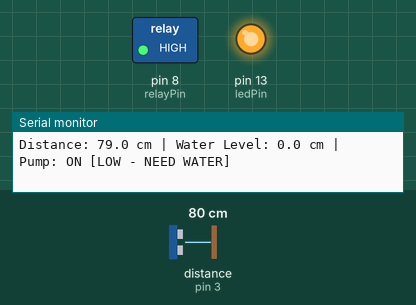
Bench run of a sketch on a simulated Arduino Uno, built with avr-gcc and run on an emulated ATmega328P. Shown: switched loads named in the sketch (green lamp = pin HIGH), output pins drawn as LEDs (lit = HIGH), the last lines printed to the serial monitor. Wiring (inferred from the names in the program): ultrasonic range finder: trigger pin 2; echo pin 3. Inputs (shaded band) come from the test bench; at power-on: distance to the obstacle (sensor on pin 3) 80 cm. The echo pulse lasts 58.3 µs per cm; pins used as bus, display or sensor lines are not drawn.

Above: at 1.2 s.
1.3 s: distance to the obstacle (sensor on pin 3) set to 7 cm
3.5 s: distance to the obstacle (sensor on pin 3) set to 4 cm
At 4.8 s:
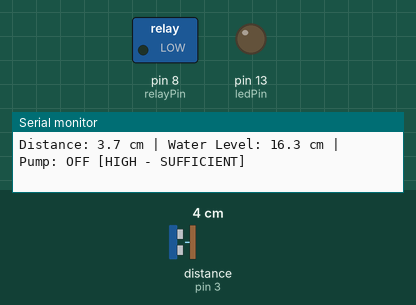
5.1 s: distance to the obstacle (sensor on pin 3) set to 13 cm
7.1 s: distance to the obstacle (sensor on pin 3) set to 17 cm
At 8.1 s:
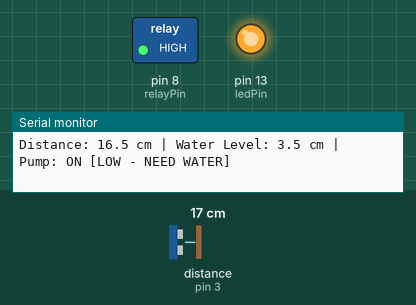
8.6 s: distance to the obstacle (sensor on pin 3) set to 2 cm
At 9.8 s:
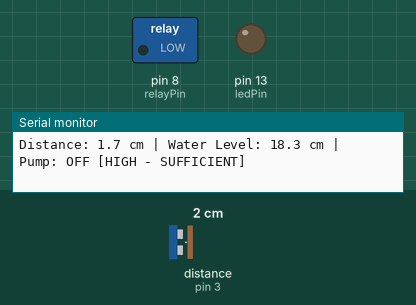
Timing chart, 0 to 11.2 s (numbered marks = the images above; inputs shaded):
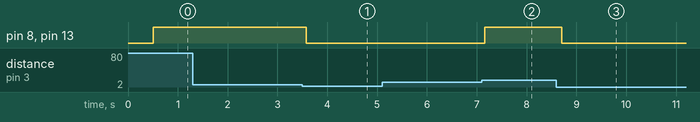

The sketch:

water_pump_control.ino
```cpp
// Automatic Water Pumping System
// ME-41032 - Group 8 Project
// Ultrasonic sensor controls water pump based on tank levels

// Pin definitions
const int trigPin = 2;     // Ultrasonic sensor trigger pin
const int echoPin = 3;     // Ultrasonic sensor echo pin
const int relayPin = 8;    // Relay control pin for pump
const int ledPin = 13;     // Built-in LED for status

// System parameters
const float tankHeight = 20.0;  // Small demo tank height in cm
const float lowerThreshold = 6.0;  // Turn pump ON when water level below this
const float upperThreshold = 15.0; // Turn pump OFF when water level above this
const float maxDistance = 400.0;   // Maximum sensor range in cm

// Variables
float distance;
float waterLevel;
bool pumpStatus = false;
unsigned long lastReading = 0;
const unsigned long readingInterval = 500; // Read sensor every 0.5 seconds

void setup() {
  // Initialize serial communication
  Serial.begin(9600);

  // Configure pins
  pinMode(trigPin, OUTPUT);
  pinMode(echoPin, INPUT);
  pinMode(relayPin, OUTPUT);
  pinMode(ledPin, OUTPUT);

  // Initial state - pump OFF
  digitalWrite(relayPin, LOW);
  digitalWrite(ledPin, LOW);

  Serial.println("Automatic Water Pumping System Started");
  Serial.println("Tank Height: " + String(tankHeight) + " cm");
  Serial.println("Lower Threshold: " + String(lowerThreshold) + " cm");
  Serial.println("Upper Threshold: " + String(upperThreshold) + " cm");
  Serial.println("-----------------------------------");
}

void loop() {
  // Check if it's time for a new reading
  if (millis() - lastReading >= readingInterval) {
    // Measure distance using ultrasonic sensor
    distance = measureDistance();

    // Calculate actual water level
    // Formula: Actual water level = Tank height - Distance
    if (distance > 0 && distance <= maxDistance) {
      waterLevel = tankHeight - distance;

      // Ensure water level is within valid range
      if (waterLevel < 0) waterLevel = 0;
      if (waterLevel > tankHeight) waterLevel = tankHeight;

      // Control logic with hysteresis
      controlPump();

      // Display readings
      displayStatus();

    } else {
      Serial.println("Sensor Error: Invalid distance reading");
    }

    lastReading = millis();
  }
}

float measureDistance() {
  // Clear the trigger pin
  digitalWrite(trigPin, LOW);
  delayMicroseconds(2);

  // Send ultrasonic pulse
  digitalWrite(trigPin, HIGH);
  delayMicroseconds(10);
  digitalWrite(trigPin, LOW);

  // Read the echo pin and calculate distance
  long duration = pulseIn(echoPin, HIGH);

  // Convert time to distance (cm)
  // Using formula from slide: Distance = 340000/T (modified for Arduino)
  // Speed of sound = 340 m/s, round trip consideration
  float dist = (duration * 0.034) / 2;

  return dist;
}

void controlPump() {
  // Hysteresis control to prevent rapid on/off switching
  if (!pumpStatus && waterLevel <= lowerThreshold) {
    // Turn pump ON when water level is low
    pumpStatus = true;
    digitalWrite(relayPin, HIGH);
    digitalWrite(ledPin, HIGH);
    Serial.println(">>> PUMP TURNED ON <<<");

  } else if (pumpStatus && waterLevel >= upperThreshold) {
    // Turn pump OFF when water level is high
    pumpStatus = false;
    digitalWrite(relayPin, LOW);
    digitalWrite(ledPin, LOW);
    Serial.println(">>> PUMP TURNED OFF <<<");
  }
}

void displayStatus() {
  Serial.print("Distance: ");
  Serial.print(distance, 1);
  Serial.print(" cm | Water Level: ");
  Serial.print(waterLevel, 1);
  Serial.print(" cm | Pump: ");
  Serial.print(pumpStatus ? "ON" : "OFF");

  // Show status relative to thresholds
  if (waterLevel <= lowerThreshold) {
    Serial.println(" [LOW - NEED WATER]");
  } else if (waterLevel >= upperThreshold) {
    Serial.println(" [HIGH - SUFFICIENT]");
  } else {
    Serial.println(" [NORMAL - FILLING]");
  }
}
```

Measured:
- the behaviour switches between 6 and 5 cm on distance to the obstacle (sensor on pin 3) (found by bisection; images 0 and 1)
- the behaviour switches between 14 and 15 cm on distance to the obstacle (sensor on pin 3) (found by bisection; images 1 and 2)
- after the input at 3.5 s, pin 8 (relayPin), pin 13 (ledPin): HIGH → LOW after 0.08 s
- after the input at 7.1 s, pin 8 (relayPin), pin 13 (ledPin): LOW → HIGH after 0.06 s
- after the input at 8.6 s, pin 8 (relayPin), pin 13 (ledPin): HIGH → LOW after 0.11 s
